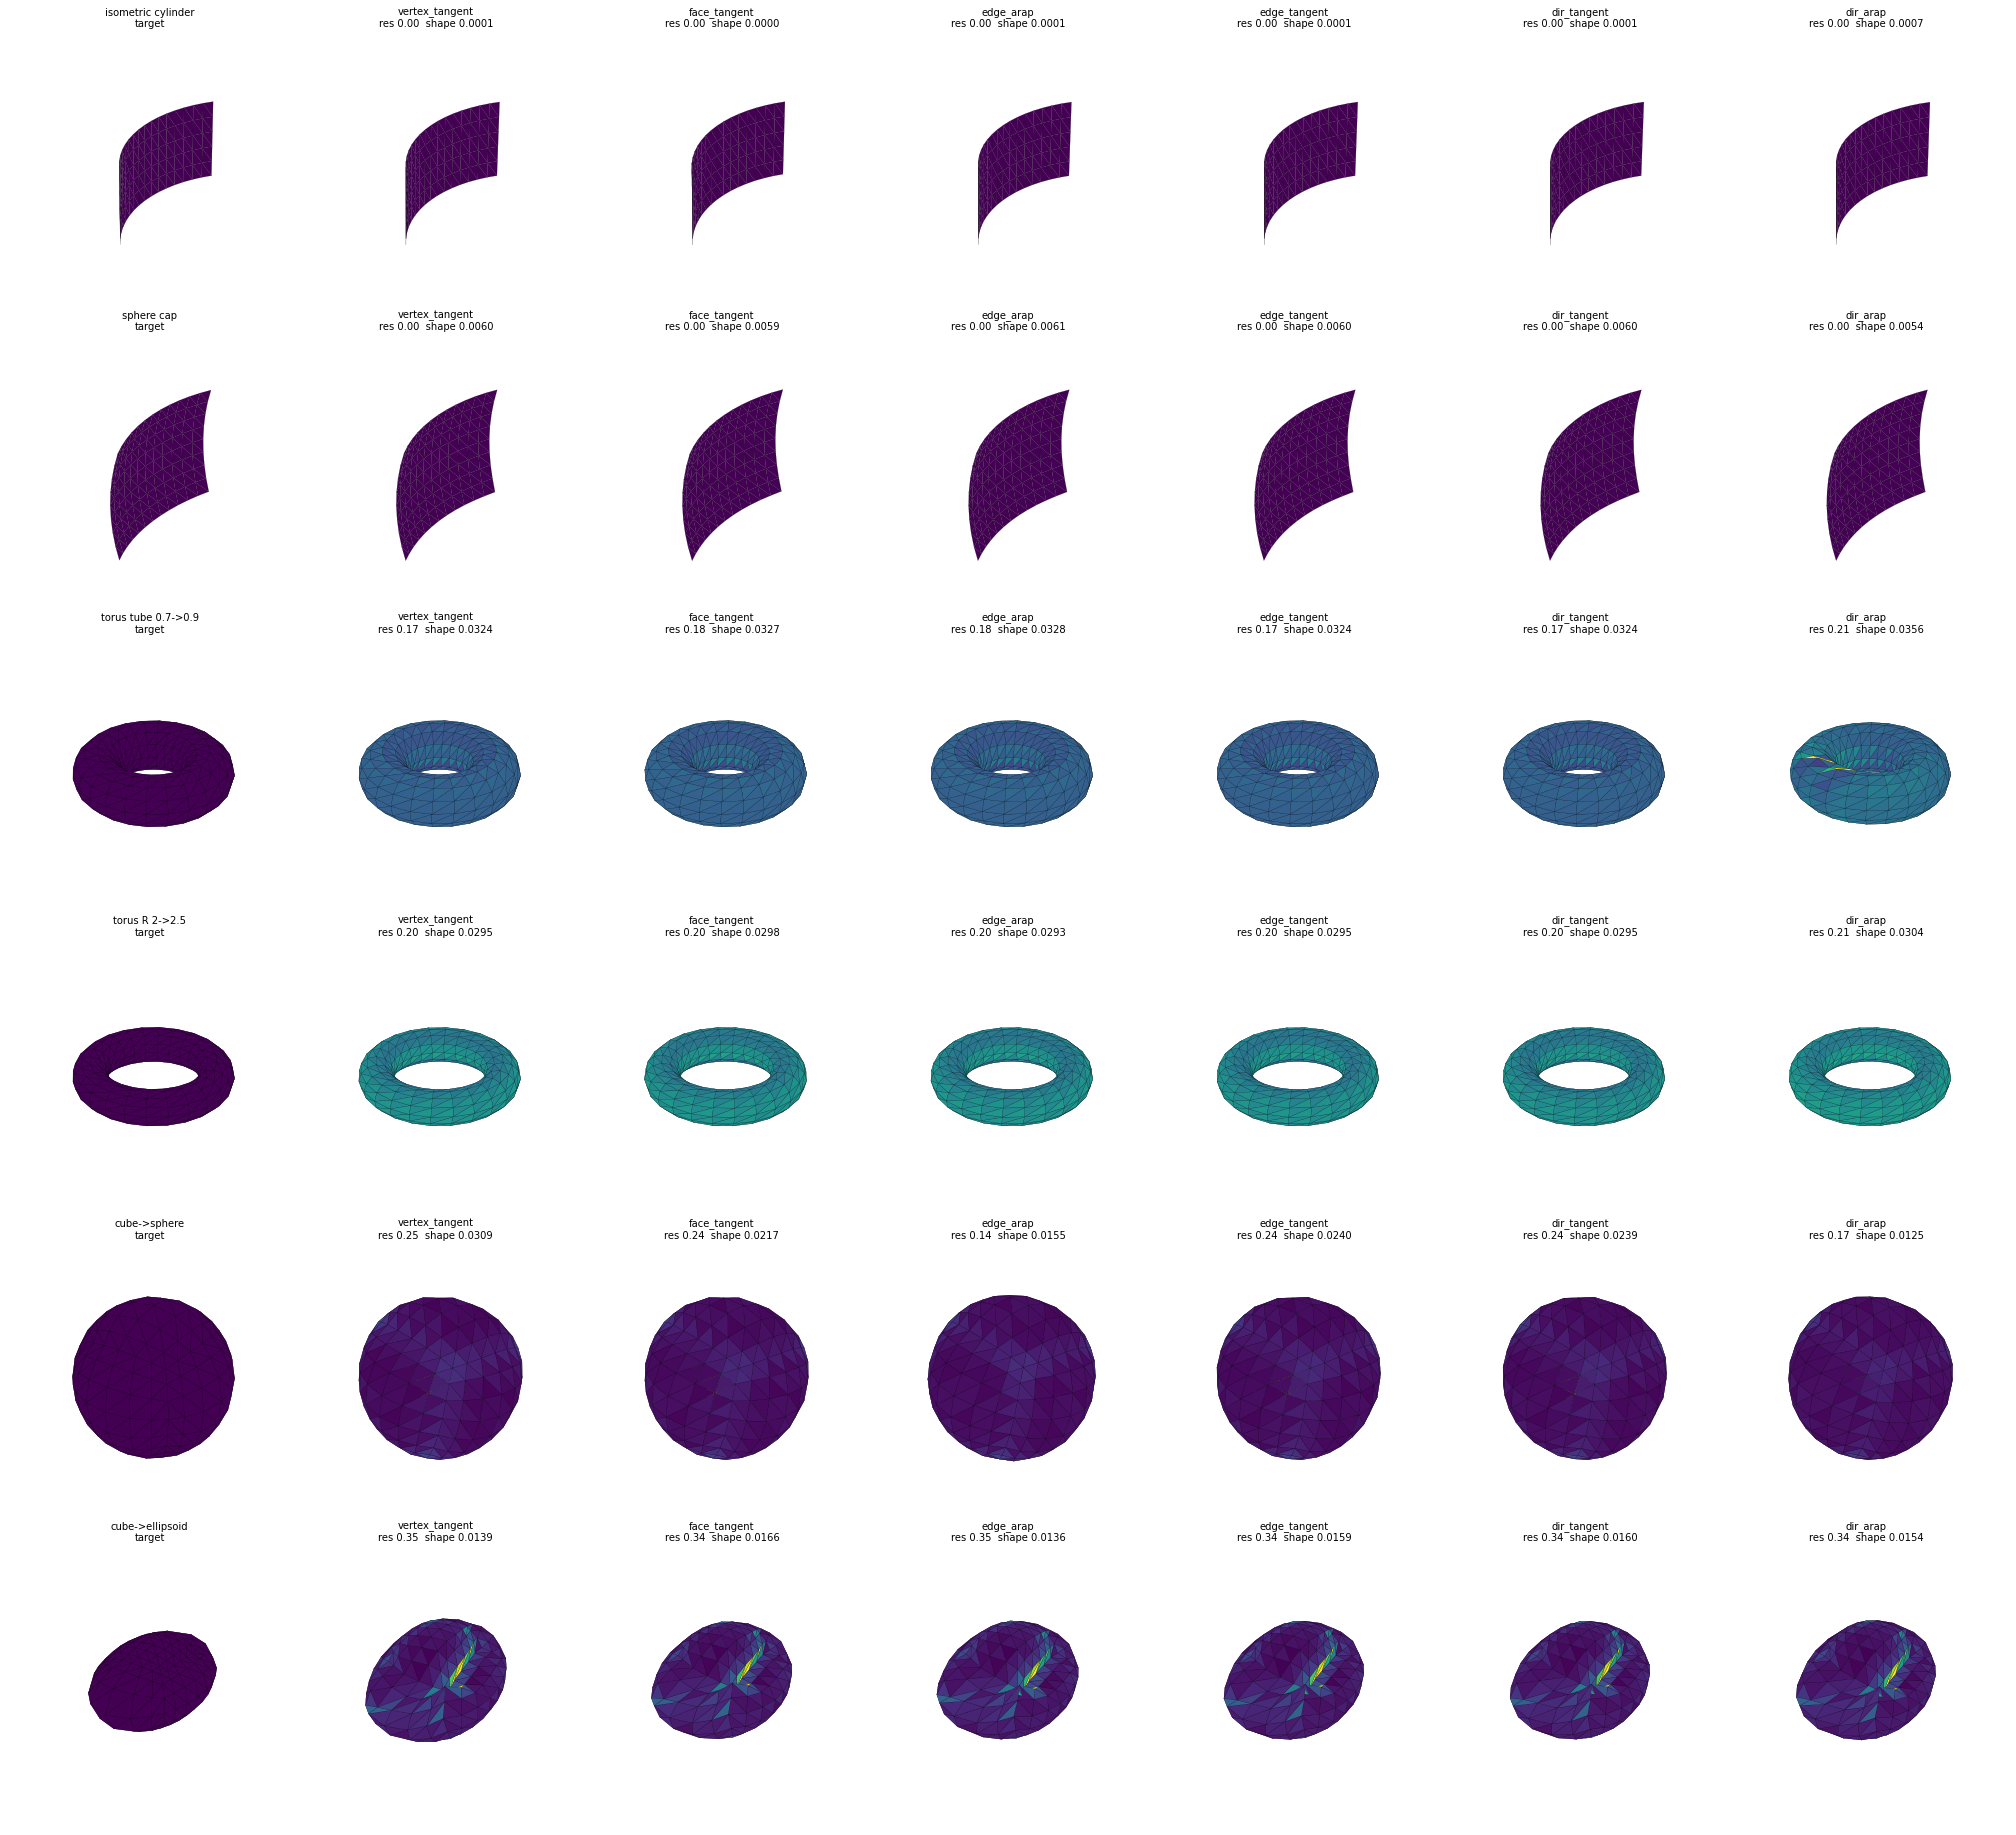

Python code for this plot:
"""Edge rotations for the ARAP memory (CR-ARAP diamond Procrustes and
vector-Dirichlet-weighted frame Procrustes) against vertex and face
rotations, goal Gauss-Newton, frozen system. Writes `edge_compare.png`."""

import sys
import time

import matplotlib

matplotlib.use("Agg")
import matplotlib.pyplot as plt  # noqa: E402
import numpy as np  # noqa: E402

import base_loop as bl  # noqa: E402
import closed_targets as ct  # noqa: E402
import cr_goal as cg  # noqa: E402
import cr_ops as ops  # noqa: E402
from plot_failures import draw, residual  # noqa: E402
from run_goal import isometric_cylinder  # noqa: E402
import cr_loop as cl  # noqa: E402

MEMORIES = ("vertex_tangent", "face_tangent", "edge_arap", "edge_tangent",
            "dir_tangent", "dir_arap")


def align(X, Y):
    cx, cy = X.mean(0), Y.mean(0)
    U, _, Vt = np.linalg.svd((Y - cy).T @ (X - cx))
    R = U @ Vt
    if np.linalg.det(R) < 0:
        U[:, -1] *= -1
        R = U @ Vt
    return (X - cx) @ R.T + cy


def torus_dist(R, r):
    def f(X):
        rho = np.hypot(X[:, 0], X[:, 1])
        return np.hypot(rho - R, X[:, 2]) - r
    return f


def ellipsoid_dist(abc):
    abc = np.asarray(abc)
    return lambda X: (np.sqrt(np.sum((X / abc) ** 2, 1)) - 1) * abc.min()


def cases():
    P, F = ops.strip_param(17, 6, 2.0, 1.0)
    Xf = ops.flat_from_param(P)
    yield "isometric cylinder", Xf, F, isometric_cylinder(P, 1.5), None
    P, F = ops.strip_param(13, 9, 1.6, 1.2)
    Xf = ops.flat_from_param(P)
    rr = np.linalg.norm(P, axis=1)
    d = P / np.maximum(rr, 1e-12)[:, None]
    a = rr / 2.0
    Xs = np.stack([2 * np.sin(a) * d[:, 0], 2 * (1 - np.cos(a)),
                   2 * np.sin(a) * d[:, 1]], 1)
    yield "sphere cap", Xf, F, Xs, None
    X0, F, _ = ops.torus(2.0, 0.7, 24, 12)
    yield "torus tube 0.7->0.9", X0, F, ops.torus(2.0, 0.9, 24, 12)[0], torus_dist(2.0, 0.9)
    yield "torus R 2->2.5", X0, F, ops.torus(2.5, 0.7, 24, 12)[0], torus_dist(2.5, 0.7)
    X0, F = ct.cube(6)
    R = np.sqrt(24.0 / (4 * np.pi))
    yield "cube->sphere", X0, F, ct.radial_ellipsoid(X0, (R, R, R)), ellipsoid_dist((R, R, R))
    yield ("cube->ellipsoid", X0, F, ct.radial_ellipsoid(X0, (1.8, 1.2, 0.9)),
           ellipsoid_dist((1.8, 1.2, 0.9)))


if __name__ == "__main__":
    only = sys.argv[1:]
    rows = [c for c in cases() if not only or any(o in c[0] for o in only)]
    fig = plt.figure(figsize=(3.2 * (len(MEMORIES) + 1), 3.4 * len(rows)))
    for k, (name, X0, F, Xt, dist) in enumerate(rows):
        m = ops.build_mesh(F, len(X0))
        s4 = bl.readout(m, ops.cr_derivative(m, Xt)[0], Xt)
        s3g = cl.sym_goal(s4)
        size = np.ptp(Xt, axis=0).max()
        vmax = float(np.percentile(residual(m, X0, s3g), 95))
        ax = fig.add_subplot(len(rows), len(MEMORIES) + 1, k * (len(MEMORIES) + 1) + 1,
                             projection="3d")
        draw(ax, Xt, F, residual(m, Xt, s3g), vmax, f"{name}\ntarget")
        print(name, flush=True)
        for j, mem in enumerate(MEMORIES):
            t = time.time()
            try:
                r = cg.goal_gn_loop(m, X0, X0, s4, cg.GoalGNConfig(
                    iterations=200, w_arap=1e-2, rebuild="none", memory=mem))
                X = r.X
                Xa = align(X, Xt)
                shape = (np.abs(dist(Xa)).mean() / size if dist is not None
                         else bl.rigid_error(X, Xt) / size)
                c = residual(m, X, s3g)
                line = (f"its {len(r.energy):3d} E {r.energy[0]:.1e} -> {r.energy[-1]:.1e} "
                        f"{'surf' if dist is not None else 'err'}/size {shape:.4f} "
                        f"strain {ct.edge_strain(m, X, Xt).mean():.3f}")
                title = f"{mem}\nres {c.mean():.2f}  shape {shape:.4f}"
            except Exception as err:  # noqa: BLE001
                X, line, title = None, f"failed: {err}", f"{mem}\nfailed"
            print(f"  {mem:15s} {line} t {time.time() - t:.0f}s", flush=True)
            ax = fig.add_subplot(len(rows), len(MEMORIES) + 1,
                                 k * (len(MEMORIES) + 1) + j + 2, projection="3d")
            if X is None:
                ax.set_axis_off()
                ax.set_title(title, fontsize=8)
            else:
                draw(ax, X, F, c, vmax, title)
    fig.tight_layout()
    fig.savefig("edge_compare.png", dpi=90)
    print("wrote edge_compare.png")
